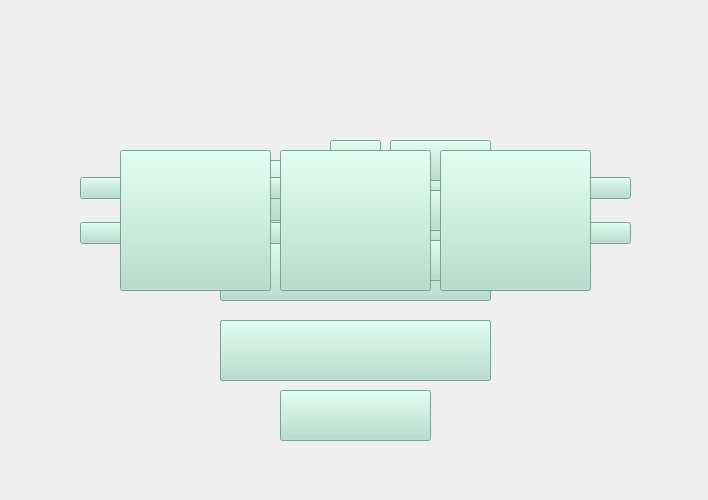
<?xml version="1.0" encoding="UTF-8"?>
<ui version="4.0">
 <class>Dialog</class>
 <widget class="QDialog" name="Dialog">
  <property name="geometry">
   <rect>
    <x>0</x>
    <y>0</y>
    <width>708</width>
    <height>500</height>
   </rect>
  </property>
  <property name="windowTitle">
   <string>untitled game</string>
  </property>
  <property name="windowIcon">
   <iconset>
    <normaloff>tiles/coins/Tile_coin3.png</normaloff>tiles/coins/Tile_coin3.png</iconset>
  </property>
  <property name="styleSheet">
   <string notr="true"/>
  </property>
  <widget class="QWidget" name="widget_menu" native="true">
   <property name="geometry">
    <rect>
     <x>0</x>
     <y>0</y>
     <width>711</width>
     <height>501</height>
    </rect>
   </property>
   <widget class="QPushButton" name="button_play">
    <property name="geometry">
     <rect>
      <x>220</x>
      <y>160</y>
      <width>271</width>
      <height>61</height>
     </rect>
    </property>
    <property name="styleSheet">
     <string notr="true">QPushButton {
	background-color: rgb(174, 222, 203);
}

QPushButton:hover {
	background: rgb(101, 173, 160);
}</string>
    </property>
    <property name="text">
     <string/>
    </property>
    <property name="icon">
     <iconset>
      <normaloff>menu_images/play.png</normaloff>menu_images/play.png</iconset>
    </property>
    <property name="iconSize">
     <size>
      <width>90</width>
      <height>80</height>
     </size>
    </property>
   </widget>
   <widget class="QPushButton" name="button_settings">
    <property name="geometry">
     <rect>
      <x>220</x>
      <y>240</y>
      <width>271</width>
      <height>61</height>
     </rect>
    </property>
    <property name="styleSheet">
     <string notr="true">QPushButton {
	background-color: rgb(174, 222, 203);
}

QPushButton:hover {
	background: rgb(101, 173, 160);
}</string>
    </property>
    <property name="text">
     <string/>
    </property>
    <property name="icon">
     <iconset>
      <normaloff>menu_images/settings.png</normaloff>menu_images/settings.png</iconset>
    </property>
    <property name="iconSize">
     <size>
      <width>130</width>
      <height>100</height>
     </size>
    </property>
   </widget>
   <widget class="QPushButton" name="button_characters">
    <property name="geometry">
     <rect>
      <x>220</x>
      <y>320</y>
      <width>271</width>
      <height>61</height>
     </rect>
    </property>
    <property name="styleSheet">
     <string notr="true">QPushButton {
	background-color: rgb(174, 222, 203);
}

QPushButton:hover {
	background: rgb(101, 173, 160);
}</string>
    </property>
    <property name="text">
     <string/>
    </property>
    <property name="icon">
     <iconset>
      <normaloff>menu_images/characters.png</normaloff>menu_images/characters.png</iconset>
    </property>
    <property name="iconSize">
     <size>
      <width>180</width>
      <height>150</height>
     </size>
    </property>
   </widget>
   <widget class="QLabel" name="label_2">
    <property name="geometry">
     <rect>
      <x>-600</x>
      <y>-20</y>
      <width>1391</width>
      <height>521</height>
     </rect>
    </property>
    <property name="text">
     <string/>
    </property>
    <property name="pixmap">
     <pixmap>menu_images/background2.png</pixmap>
    </property>
   </widget>
   <widget class="QLabel" name="label">
    <property name="geometry">
     <rect>
      <x>0</x>
      <y>40</y>
      <width>711</width>
      <height>101</height>
     </rect>
    </property>
    <property name="text">
     <string/>
    </property>
    <property name="pixmap">
     <pixmap>menu_images/menu.png</pixmap>
    </property>
    <property name="alignment">
     <set>Qt::AlignCenter</set>
    </property>
   </widget>
   <widget class="QWidget" name="widget_settings" native="true">
    <property name="geometry">
     <rect>
      <x>0</x>
      <y>0</y>
      <width>711</width>
      <height>501</height>
     </rect>
    </property>
    <widget class="QLabel" name="label_3">
     <property name="geometry">
      <rect>
       <x>-600</x>
       <y>-20</y>
       <width>1391</width>
       <height>521</height>
      </rect>
     </property>
     <property name="text">
      <string/>
     </property>
     <property name="pixmap">
      <pixmap>menu_images/background2.png</pixmap>
     </property>
    </widget>
    <widget class="QLabel" name="label_4">
     <property name="geometry">
      <rect>
       <x>0</x>
       <y>40</y>
       <width>711</width>
       <height>101</height>
      </rect>
     </property>
     <property name="text">
      <string/>
     </property>
     <property name="pixmap">
      <pixmap>menu_images/main_settings.png</pixmap>
     </property>
     <property name="alignment">
      <set>Qt::AlignCenter</set>
     </property>
    </widget>
    <widget class="QPushButton" name="button_screen_size">
     <property name="geometry">
      <rect>
       <x>220</x>
       <y>160</y>
       <width>271</width>
       <height>61</height>
      </rect>
     </property>
     <property name="styleSheet">
      <string notr="true">QPushButton {
	background-color: rgb(174, 222, 203);
}

QPushButton:hover {
	background: rgb(101, 173, 160);
}</string>
     </property>
     <property name="text">
      <string/>
     </property>
     <property name="icon">
      <iconset>
       <normaloff>menu_images/screen_size.png</normaloff>menu_images/screen_size.png</iconset>
     </property>
     <property name="iconSize">
      <size>
       <width>200</width>
       <height>200</height>
      </size>
     </property>
    </widget>
    <widget class="QPushButton" name="button_buttons">
     <property name="geometry">
      <rect>
       <x>220</x>
       <y>240</y>
       <width>271</width>
       <height>61</height>
      </rect>
     </property>
     <property name="styleSheet">
      <string notr="true">QPushButton {
	background-color: rgb(174, 222, 203);
}

QPushButton:hover {
	background: rgb(101, 173, 160);
}</string>
     </property>
     <property name="text">
      <string/>
     </property>
     <property name="icon">
      <iconset>
       <normaloff>menu_images/buttons.png</normaloff>menu_images/buttons.png</iconset>
     </property>
     <property name="iconSize">
      <size>
       <width>140</width>
       <height>150</height>
      </size>
     </property>
    </widget>
    <widget class="QPushButton" name="button_back_settings">
     <property name="geometry">
      <rect>
       <x>220</x>
       <y>320</y>
       <width>271</width>
       <height>61</height>
      </rect>
     </property>
     <property name="styleSheet">
      <string notr="true">QPushButton {
	background-color: rgb(174, 222, 203);
}

QPushButton:hover {
	background: rgb(101, 173, 160);
}</string>
     </property>
     <property name="text">
      <string/>
     </property>
     <property name="icon">
      <iconset>
       <normaloff>menu_images/back.png</normaloff>menu_images/back.png</iconset>
     </property>
     <property name="iconSize">
      <size>
       <width>90</width>
       <height>100</height>
      </size>
     </property>
    </widget>
    <widget class="QWidget" name="widget_screen_size" native="true">
     <property name="geometry">
      <rect>
       <x>0</x>
       <y>0</y>
       <width>721</width>
       <height>511</height>
      </rect>
     </property>
     <widget class="QLabel" name="label_17">
      <property name="geometry">
       <rect>
        <x>-600</x>
        <y>-20</y>
        <width>1391</width>
        <height>521</height>
       </rect>
      </property>
      <property name="text">
       <string/>
      </property>
      <property name="pixmap">
       <pixmap>menu_images/background2.png</pixmap>
      </property>
     </widget>
     <widget class="QLabel" name="label_18">
      <property name="geometry">
       <rect>
        <x>0</x>
        <y>40</y>
        <width>711</width>
        <height>101</height>
       </rect>
      </property>
      <property name="text">
       <string/>
      </property>
      <property name="pixmap">
       <pixmap>menu_images/main_screen_size.png</pixmap>
      </property>
      <property name="alignment">
       <set>Qt::AlignCenter</set>
      </property>
     </widget>
     <widget class="QPushButton" name="button_back_screen_size">
      <property name="geometry">
       <rect>
        <x>220</x>
        <y>320</y>
        <width>271</width>
        <height>61</height>
       </rect>
      </property>
      <property name="styleSheet">
       <string notr="true">QPushButton {
	background-color: rgb(174, 222, 203);
}

QPushButton:hover {
	background: rgb(101, 173, 160);
}</string>
      </property>
      <property name="text">
       <string/>
      </property>
      <property name="icon">
       <iconset>
        <normaloff>menu_images/back.png</normaloff>menu_images/back.png</iconset>
      </property>
      <property name="iconSize">
       <size>
        <width>90</width>
        <height>100</height>
       </size>
      </property>
     </widget>
     <widget class="QWidget" name="gridLayoutWidget">
      <property name="geometry">
       <rect>
        <x>80</x>
        <y>160</y>
        <width>551</width>
        <height>101</height>
       </rect>
      </property>
      <layout class="QGridLayout" name="gridLayout">
       <item row="0" column="2">
        <widget class="QPushButton" name="button_size3">
         <property name="styleSheet">
          <string notr="true">QPushButton {
	background-color: rgb(174, 222, 203);
}

QPushButton:hover {
	background: rgb(101, 173, 160);
}</string>
         </property>
         <property name="text">
          <string/>
         </property>
         <property name="icon">
          <iconset>
           <normaloff>menu_images/size3.png</normaloff>menu_images/size3.png</iconset>
         </property>
         <property name="iconSize">
          <size>
           <width>120</width>
           <height>100</height>
          </size>
         </property>
        </widget>
       </item>
       <item row="0" column="0">
        <widget class="QPushButton" name="button_size1">
         <property name="styleSheet">
          <string notr="true">QPushButton {
	background-color: rgb(174, 222, 203);
}

QPushButton:hover {
	background: rgb(101, 173, 160);
}</string>
         </property>
         <property name="text">
          <string/>
         </property>
         <property name="icon">
          <iconset>
           <normaloff>menu_images/size1.png</normaloff>menu_images/size1.png</iconset>
         </property>
         <property name="iconSize">
          <size>
           <width>120</width>
           <height>100</height>
          </size>
         </property>
        </widget>
       </item>
       <item row="0" column="1">
        <widget class="QPushButton" name="button_size2">
         <property name="styleSheet">
          <string notr="true">QPushButton {
	background-color: rgb(174, 222, 203);
}

QPushButton:hover {
	background: rgb(101, 173, 160);
}</string>
         </property>
         <property name="text">
          <string/>
         </property>
         <property name="icon">
          <iconset>
           <normaloff>menu_images/size2.png</normaloff>menu_images/size2.png</iconset>
         </property>
         <property name="iconSize">
          <size>
           <width>120</width>
           <height>100</height>
          </size>
         </property>
        </widget>
       </item>
       <item row="1" column="1">
        <widget class="QPushButton" name="button_size5">
         <property name="styleSheet">
          <string notr="true">QPushButton {
	background-color: rgb(174, 222, 203);
}

QPushButton:hover {
	background: rgb(101, 173, 160);
}</string>
         </property>
         <property name="text">
          <string/>
         </property>
         <property name="icon">
          <iconset>
           <normaloff>menu_images/size5.png</normaloff>menu_images/size5.png</iconset>
         </property>
         <property name="iconSize">
          <size>
           <width>110</width>
           <height>100</height>
          </size>
         </property>
        </widget>
       </item>
       <item row="1" column="2">
        <widget class="QPushButton" name="button_size6">
         <property name="styleSheet">
          <string notr="true">QPushButton {
	background-color: rgb(174, 222, 203);
}

QPushButton:hover {
	background: rgb(101, 173, 160);
}</string>
         </property>
         <property name="text">
          <string/>
         </property>
         <property name="icon">
          <iconset>
           <normaloff>menu_images/size6.png</normaloff>menu_images/size6.png</iconset>
         </property>
         <property name="iconSize">
          <size>
           <width>110</width>
           <height>100</height>
          </size>
         </property>
        </widget>
       </item>
       <item row="1" column="0">
        <widget class="QPushButton" name="button_size4">
         <property name="styleSheet">
          <string notr="true">QPushButton {
	background-color: rgb(174, 222, 203);
}

QPushButton:hover {
	background: rgb(101, 173, 160);
}</string>
         </property>
         <property name="text">
          <string/>
         </property>
         <property name="icon">
          <iconset>
           <normaloff>menu_images/size4.png</normaloff>menu_images/size4.png</iconset>
         </property>
         <property name="iconSize">
          <size>
           <width>120</width>
           <height>100</height>
          </size>
         </property>
        </widget>
       </item>
      </layout>
     </widget>
    </widget>
    <widget class="QWidget" name="widget_buttons" native="true">
     <property name="geometry">
      <rect>
       <x>0</x>
       <y>0</y>
       <width>721</width>
       <height>511</height>
      </rect>
     </property>
     <widget class="QLabel" name="label_13">
      <property name="geometry">
       <rect>
        <x>-600</x>
        <y>-20</y>
        <width>1391</width>
        <height>521</height>
       </rect>
      </property>
      <property name="text">
       <string/>
      </property>
      <property name="pixmap">
       <pixmap>menu_images/background2.png</pixmap>
      </property>
     </widget>
     <widget class="QLabel" name="label_14">
      <property name="geometry">
       <rect>
        <x>0</x>
        <y>40</y>
        <width>711</width>
        <height>101</height>
       </rect>
      </property>
      <property name="text">
       <string/>
      </property>
      <property name="pixmap">
       <pixmap>menu_images/main_buttons.png</pixmap>
      </property>
      <property name="alignment">
       <set>Qt::AlignCenter</set>
      </property>
     </widget>
     <widget class="QPushButton" name="button_back_buttons">
      <property name="geometry">
       <rect>
        <x>220</x>
        <y>320</y>
        <width>271</width>
        <height>61</height>
       </rect>
      </property>
      <property name="styleSheet">
       <string notr="true">QPushButton {
	background-color: rgb(174, 222, 203);
}

QPushButton:hover {
	background: rgb(101, 173, 160);
}</string>
      </property>
      <property name="text">
       <string/>
      </property>
      <property name="icon">
       <iconset>
        <normaloff>menu_images/back.png</normaloff>menu_images/back.png</iconset>
      </property>
      <property name="iconSize">
       <size>
        <width>90</width>
        <height>100</height>
       </size>
      </property>
     </widget>
     <widget class="QLabel" name="label_9">
      <property name="geometry">
       <rect>
        <x>230</x>
        <y>150</y>
        <width>51</width>
        <height>31</height>
       </rect>
      </property>
      <property name="text">
       <string/>
      </property>
      <property name="pixmap">
       <pixmap>menu_images/up.png</pixmap>
      </property>
     </widget>
     <widget class="QLabel" name="label_10">
      <property name="geometry">
       <rect>
        <x>230</x>
        <y>190</y>
        <width>71</width>
        <height>41</height>
       </rect>
      </property>
      <property name="text">
       <string/>
      </property>
      <property name="pixmap">
       <pixmap>menu_images/left.png</pixmap>
      </property>
     </widget>
     <widget class="QLabel" name="label_21">
      <property name="geometry">
       <rect>
        <x>230</x>
        <y>250</y>
        <width>91</width>
        <height>41</height>
       </rect>
      </property>
      <property name="text">
       <string/>
      </property>
      <property name="pixmap">
       <pixmap>menu_images/right.png</pixmap>
      </property>
     </widget>
     <widget class="QPushButton" name="button_w">
      <property name="geometry">
       <rect>
        <x>330</x>
        <y>140</y>
        <width>51</width>
        <height>41</height>
       </rect>
      </property>
      <property name="styleSheet">
       <string notr="true">QPushButton {
	background-color: rgb(174, 222, 203);
}

QPushButton:hover {
	background: rgb(101, 173, 160);
}</string>
      </property>
      <property name="text">
       <string/>
      </property>
      <property name="icon">
       <iconset>
        <normaloff>menu_images/w.png</normaloff>menu_images/w.png</iconset>
      </property>
      <property name="iconSize">
       <size>
        <width>25</width>
        <height>25</height>
       </size>
      </property>
     </widget>
     <widget class="QPushButton" name="button_a">
      <property name="geometry">
       <rect>
        <x>330</x>
        <y>190</y>
        <width>51</width>
        <height>41</height>
       </rect>
      </property>
      <property name="styleSheet">
       <string notr="true">QPushButton {
	background-color: rgb(174, 222, 203);
}

QPushButton:hover {
	background: rgb(101, 173, 160);
}</string>
      </property>
      <property name="text">
       <string/>
      </property>
      <property name="icon">
       <iconset>
        <normaloff>menu_images/a.png</normaloff>menu_images/a.png</iconset>
      </property>
      <property name="iconSize">
       <size>
        <width>25</width>
        <height>25</height>
       </size>
      </property>
     </widget>
     <widget class="QPushButton" name="button_d">
      <property name="geometry">
       <rect>
        <x>330</x>
        <y>240</y>
        <width>51</width>
        <height>41</height>
       </rect>
      </property>
      <property name="styleSheet">
       <string notr="true">QPushButton {
	background-color: rgb(174, 222, 203);
}

QPushButton:hover {
	background: rgb(101, 173, 160);
}</string>
      </property>
      <property name="text">
       <string/>
      </property>
      <property name="icon">
       <iconset>
        <normaloff>menu_images/d.png</normaloff>menu_images/d.png</iconset>
      </property>
      <property name="iconSize">
       <size>
        <width>25</width>
        <height>28</height>
       </size>
      </property>
     </widget>
     <widget class="QPushButton" name="button_left">
      <property name="geometry">
       <rect>
        <x>390</x>
        <y>190</y>
        <width>101</width>
        <height>41</height>
       </rect>
      </property>
      <property name="styleSheet">
       <string notr="true">QPushButton {
	background-color: rgb(174, 222, 203);
}

QPushButton:hover {
	background: rgb(101, 173, 160);
}</string>
      </property>
      <property name="text">
       <string/>
      </property>
      <property name="icon">
       <iconset>
        <normaloff>menu_images/v_left.png</normaloff>menu_images/v_left.png</iconset>
      </property>
      <property name="iconSize">
       <size>
        <width>50</width>
        <height>28</height>
       </size>
      </property>
     </widget>
     <widget class="QPushButton" name="button_right">
      <property name="geometry">
       <rect>
        <x>390</x>
        <y>240</y>
        <width>101</width>
        <height>41</height>
       </rect>
      </property>
      <property name="styleSheet">
       <string notr="true">QPushButton {
	background-color: rgb(174, 222, 203);
}

QPushButton:hover {
	background: rgb(101, 173, 160);
}</string>
      </property>
      <property name="text">
       <string/>
      </property>
      <property name="icon">
       <iconset>
        <normaloff>menu_images/v_right.png</normaloff>menu_images/v_right.png</iconset>
      </property>
      <property name="iconSize">
       <size>
        <width>60</width>
        <height>28</height>
       </size>
      </property>
     </widget>
     <widget class="QPushButton" name="button_up">
      <property name="geometry">
       <rect>
        <x>390</x>
        <y>140</y>
        <width>101</width>
        <height>41</height>
       </rect>
      </property>
      <property name="styleSheet">
       <string notr="true">QPushButton {
	background-color: rgb(174, 222, 203);
}

QPushButton:hover {
	background: rgb(101, 173, 160);
}</string>
      </property>
      <property name="text">
       <string/>
      </property>
      <property name="icon">
       <iconset>
        <normaloff>menu_images/v_up.png</normaloff>menu_images/v_up.png</iconset>
      </property>
      <property name="iconSize">
       <size>
        <width>45</width>
        <height>25</height>
       </size>
      </property>
     </widget>
    </widget>
   </widget>
   <widget class="QWidget" name="widget_play" native="true">
    <property name="geometry">
     <rect>
      <x>0</x>
      <y>0</y>
      <width>721</width>
      <height>511</height>
     </rect>
    </property>
    <widget class="QLabel" name="label_11">
     <property name="geometry">
      <rect>
       <x>-600</x>
       <y>-20</y>
       <width>1391</width>
       <height>521</height>
      </rect>
     </property>
     <property name="text">
      <string/>
     </property>
     <property name="pixmap">
      <pixmap>menu_images/background2.png</pixmap>
     </property>
    </widget>
    <widget class="QLabel" name="label_12">
     <property name="geometry">
      <rect>
       <x>0</x>
       <y>40</y>
       <width>711</width>
       <height>101</height>
      </rect>
     </property>
     <property name="text">
      <string/>
     </property>
     <property name="pixmap">
      <pixmap>menu_images/main_play.png</pixmap>
     </property>
     <property name="alignment">
      <set>Qt::AlignCenter</set>
     </property>
    </widget>
    <widget class="QPushButton" name="button_back_play">
     <property name="geometry">
      <rect>
       <x>220</x>
       <y>320</y>
       <width>271</width>
       <height>61</height>
      </rect>
     </property>
     <property name="styleSheet">
      <string notr="true">QPushButton {
	background-color: rgb(174, 222, 203);
}

QPushButton:hover {
	background: rgb(101, 173, 160);
}</string>
     </property>
     <property name="text">
      <string/>
     </property>
     <property name="icon">
      <iconset>
       <normaloff>menu_images/back.png</normaloff>menu_images/back.png</iconset>
     </property>
     <property name="iconSize">
      <size>
       <width>90</width>
       <height>100</height>
      </size>
     </property>
    </widget>
    <widget class="QPushButton" name="button_level1">
     <property name="geometry">
      <rect>
       <x>120</x>
       <y>170</y>
       <width>151</width>
       <height>51</height>
      </rect>
     </property>
     <property name="styleSheet">
      <string notr="true">QPushButton {
	background-color: rgb(174, 222, 203);
}

QPushButton:hover {
	background: rgb(101, 173, 160);
}</string>
     </property>
     <property name="text">
      <string/>
     </property>
     <property name="icon">
      <iconset>
       <normaloff>menu_images/level1.png</normaloff>menu_images/level1.png</iconset>
     </property>
     <property name="iconSize">
      <size>
       <width>90</width>
       <height>100</height>
      </size>
     </property>
    </widget>
    <widget class="QPushButton" name="button_level2">
     <property name="geometry">
      <rect>
       <x>280</x>
       <y>170</y>
       <width>151</width>
       <height>51</height>
      </rect>
     </property>
     <property name="styleSheet">
      <string notr="true">QPushButton {
	background-color: rgb(174, 222, 203);
}

QPushButton:hover {
	background: rgb(101, 173, 160);
}</string>
     </property>
     <property name="text">
      <string/>
     </property>
     <property name="icon">
      <iconset>
       <normaloff>menu_images/level2.png</normaloff>menu_images/level2.png</iconset>
     </property>
     <property name="iconSize">
      <size>
       <width>90</width>
       <height>100</height>
      </size>
     </property>
    </widget>
    <widget class="QPushButton" name="button_level3">
     <property name="geometry">
      <rect>
       <x>440</x>
       <y>170</y>
       <width>151</width>
       <height>51</height>
      </rect>
     </property>
     <property name="styleSheet">
      <string notr="true">QPushButton {
	background-color: rgb(174, 222, 203);
}

QPushButton:hover {
	background: rgb(101, 173, 160);
}</string>
     </property>
     <property name="text">
      <string/>
     </property>
     <property name="icon">
      <iconset>
       <normaloff>menu_images/level3.png</normaloff>menu_images/level3.png</iconset>
     </property>
     <property name="iconSize">
      <size>
       <width>90</width>
       <height>100</height>
      </size>
     </property>
    </widget>
    <widget class="QLabel" name="level1_coins">
     <property name="geometry">
      <rect>
       <x>120</x>
       <y>240</y>
       <width>151</width>
       <height>21</height>
      </rect>
     </property>
     <property name="font">
      <font>
       <family>Century Gothic</family>
       <pointsize>16</pointsize>
       <weight>75</weight>
       <bold>true</bold>
      </font>
     </property>
     <property name="layoutDirection">
      <enum>Qt::LeftToRight</enum>
     </property>
     <property name="text">
      <string>0 / 0</string>
     </property>
     <property name="alignment">
      <set>Qt::AlignCenter</set>
     </property>
    </widget>
    <widget class="QLabel" name="level2_coins">
     <property name="geometry">
      <rect>
       <x>280</x>
       <y>240</y>
       <width>151</width>
       <height>21</height>
      </rect>
     </property>
     <property name="font">
      <font>
       <family>Century Gothic</family>
       <pointsize>16</pointsize>
       <weight>75</weight>
       <bold>true</bold>
      </font>
     </property>
     <property name="layoutDirection">
      <enum>Qt::LeftToRight</enum>
     </property>
     <property name="text">
      <string>0 / 0</string>
     </property>
     <property name="alignment">
      <set>Qt::AlignCenter</set>
     </property>
    </widget>
    <widget class="QLabel" name="level3_coins">
     <property name="geometry">
      <rect>
       <x>440</x>
       <y>240</y>
       <width>151</width>
       <height>21</height>
      </rect>
     </property>
     <property name="font">
      <font>
       <family>Century Gothic</family>
       <pointsize>16</pointsize>
       <weight>75</weight>
       <bold>true</bold>
      </font>
     </property>
     <property name="layoutDirection">
      <enum>Qt::LeftToRight</enum>
     </property>
     <property name="text">
      <string>0 / 0</string>
     </property>
     <property name="alignment">
      <set>Qt::AlignCenter</set>
     </property>
    </widget>
    <widget class="QPushButton" name="button_clear">
     <property name="geometry">
      <rect>
       <x>280</x>
       <y>390</y>
       <width>151</width>
       <height>51</height>
      </rect>
     </property>
     <property name="styleSheet">
      <string notr="true">QPushButton {
	background-color: rgb(174, 222, 203);
}

QPushButton:hover {
	background: rgb(101, 173, 160);
}</string>
     </property>
     <property name="text">
      <string/>
     </property>
     <property name="icon">
      <iconset>
       <normaloff>menu_images/clear.png</normaloff>menu_images/clear.png</iconset>
     </property>
     <property name="iconSize">
      <size>
       <width>70</width>
       <height>70</height>
      </size>
     </property>
    </widget>
   </widget>
   <widget class="QWidget" name="widget_characters" native="true">
    <property name="geometry">
     <rect>
      <x>0</x>
      <y>0</y>
      <width>721</width>
      <height>511</height>
     </rect>
    </property>
    <widget class="QLabel" name="label_15">
     <property name="geometry">
      <rect>
       <x>-600</x>
       <y>-20</y>
       <width>1391</width>
       <height>521</height>
      </rect>
     </property>
     <property name="text">
      <string/>
     </property>
     <property name="pixmap">
      <pixmap>menu_images/background2.png</pixmap>
     </property>
    </widget>
    <widget class="QLabel" name="label_16">
     <property name="geometry">
      <rect>
       <x>0</x>
       <y>40</y>
       <width>711</width>
       <height>101</height>
      </rect>
     </property>
     <property name="text">
      <string/>
     </property>
     <property name="pixmap">
      <pixmap>menu_images/main_characters.png</pixmap>
     </property>
     <property name="alignment">
      <set>Qt::AlignCenter</set>
     </property>
    </widget>
    <widget class="QPushButton" name="button_back_characters">
     <property name="geometry">
      <rect>
       <x>220</x>
       <y>320</y>
       <width>271</width>
       <height>61</height>
      </rect>
     </property>
     <property name="styleSheet">
      <string notr="true">QPushButton {
	background-color: rgb(174, 222, 203);
}

QPushButton:hover {
	background: rgb(101, 173, 160);
}</string>
     </property>
     <property name="text">
      <string/>
     </property>
     <property name="icon">
      <iconset>
       <normaloff>menu_images/back.png</normaloff>menu_images/back.png</iconset>
     </property>
     <property name="iconSize">
      <size>
       <width>90</width>
       <height>100</height>
      </size>
     </property>
    </widget>
    <widget class="QPushButton" name="button_dude_monster">
     <property name="geometry">
      <rect>
       <x>120</x>
       <y>150</y>
       <width>151</width>
       <height>141</height>
      </rect>
     </property>
     <property name="styleSheet">
      <string notr="true">QPushButton {
	background-color: rgb(174, 222, 203);
}

QPushButton:hover {
	background: rgb(101, 173, 160);
}</string>
     </property>
     <property name="text">
      <string/>
     </property>
     <property name="icon">
      <iconset>
       <normaloff>players/Dude_Monster.png</normaloff>players/Dude_Monster.png</iconset>
     </property>
     <property name="iconSize">
      <size>
       <width>80</width>
       <height>100</height>
      </size>
     </property>
    </widget>
    <widget class="QPushButton" name="button_pink_monster">
     <property name="geometry">
      <rect>
       <x>280</x>
       <y>150</y>
       <width>151</width>
       <height>141</height>
      </rect>
     </property>
     <property name="styleSheet">
      <string notr="true">QPushButton {
	background-color: rgb(174, 222, 203);
}

QPushButton:hover {
	background: rgb(101, 173, 160);
}</string>
     </property>
     <property name="text">
      <string/>
     </property>
     <property name="icon">
      <iconset>
       <normaloff>players/Pink_Monster.png</normaloff>players/Pink_Monster.png</iconset>
     </property>
     <property name="iconSize">
      <size>
       <width>80</width>
       <height>110</height>
      </size>
     </property>
    </widget>
    <widget class="QPushButton" name="button_owlet_monster">
     <property name="geometry">
      <rect>
       <x>440</x>
       <y>150</y>
       <width>151</width>
       <height>141</height>
      </rect>
     </property>
     <property name="styleSheet">
      <string notr="true">QPushButton {
	background-color: rgb(174, 222, 203);
}

QPushButton:hover {
	background: rgb(101, 173, 160);
}</string>
     </property>
     <property name="text">
      <string/>
     </property>
     <property name="icon">
      <iconset>
       <normaloff>players/Owlet_Monster.png</normaloff>players/Owlet_Monster.png</iconset>
     </property>
     <property name="iconSize">
      <size>
       <width>90</width>
       <height>100</height>
      </size>
     </property>
    </widget>
   </widget>
   <widget class="QWidget" name="widget_passed_level" native="true">
    <property name="geometry">
     <rect>
      <x>0</x>
      <y>0</y>
      <width>721</width>
      <height>511</height>
     </rect>
    </property>
    <widget class="QLabel" name="label_19">
     <property name="geometry">
      <rect>
       <x>-600</x>
       <y>-20</y>
       <width>1391</width>
       <height>521</height>
      </rect>
     </property>
     <property name="text">
      <string/>
     </property>
     <property name="pixmap">
      <pixmap>menu_images/background2.png</pixmap>
     </property>
    </widget>
    <widget class="QLabel" name="label_20">
     <property name="geometry">
      <rect>
       <x>0</x>
       <y>120</y>
       <width>711</width>
       <height>101</height>
      </rect>
     </property>
     <property name="text">
      <string/>
     </property>
     <property name="pixmap">
      <pixmap>menu_images/you_passsed_the_level.png</pixmap>
     </property>
     <property name="alignment">
      <set>Qt::AlignCenter</set>
     </property>
    </widget>
    <widget class="QPushButton" name="button_back_passed_level">
     <property name="geometry">
      <rect>
       <x>220</x>
       <y>320</y>
       <width>271</width>
       <height>61</height>
      </rect>
     </property>
     <property name="styleSheet">
      <string notr="true">QPushButton {
	background-color: rgb(174, 222, 203);
}

QPushButton:hover {
	background: rgb(101, 173, 160);
}</string>
     </property>
     <property name="text">
      <string/>
     </property>
     <property name="icon">
      <iconset>
       <normaloff>menu_images/back.png</normaloff>menu_images/back.png</iconset>
     </property>
     <property name="iconSize">
      <size>
       <width>90</width>
       <height>100</height>
      </size>
     </property>
    </widget>
   </widget>
   <zorder>label_2</zorder>
   <zorder>button_play</zorder>
   <zorder>button_settings</zorder>
   <zorder>button_characters</zorder>
   <zorder>label</zorder>
   <zorder>widget_settings</zorder>
   <zorder>widget_play</zorder>
   <zorder>widget_passed_level</zorder>
   <zorder>widget_characters</zorder>
  </widget>
 </widget>
 <resources/>
 <connections/>
</ui>
